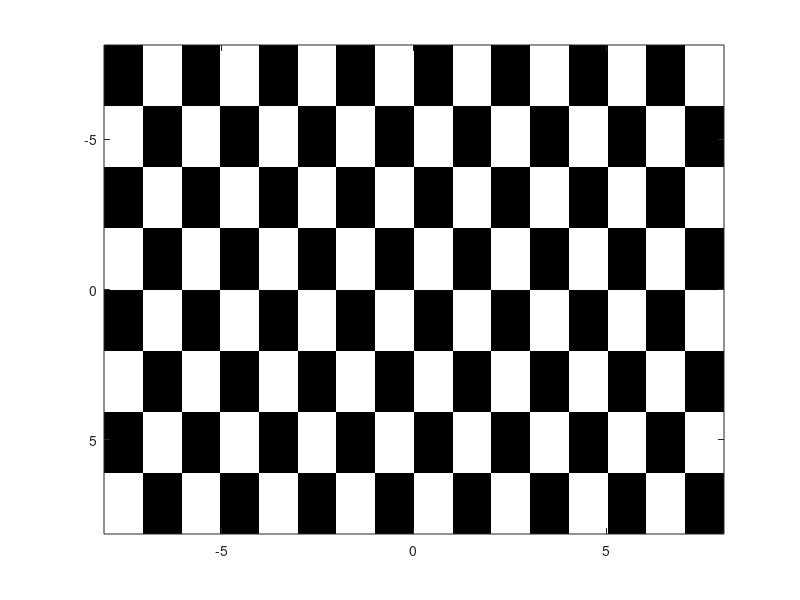
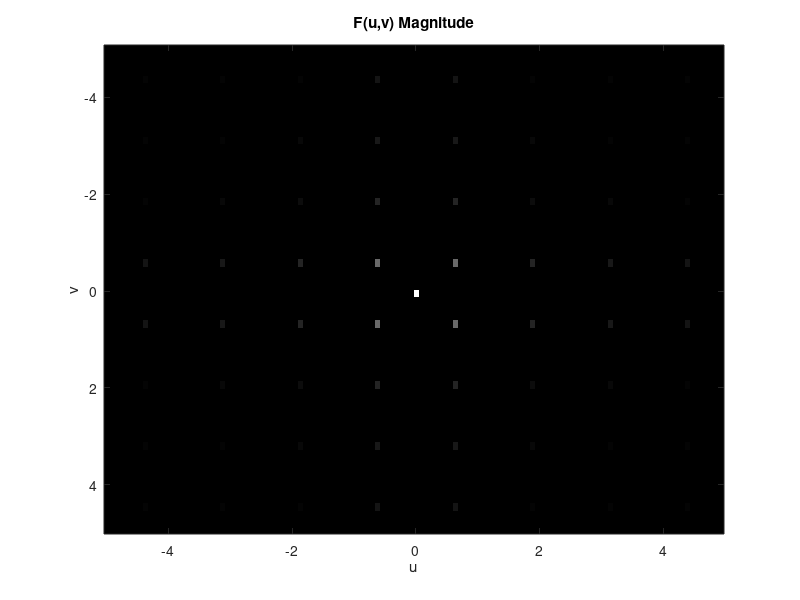

Recreate these plots in MATLAB, in order. (Note: this script raises an error after producing the figures.)
%% Exercise 5a
clear, clc, close all;
delta_x=0.1;
delta_y=0.1;
x=-8:delta_x:8;
y=-8:delta_y:8;
N=length(x);
f = (checkerboard(8, 4, 8) > 0.5);
f = double(f);
figure, imagesc(x, y, f), colormap(gray(256));
% Find u,v coordinates
a=1/(2*delta_x);
b=1/(2*delta_y);
u=[-a:2*a/N:a-2*a/N]';
v=[-b:2*b/N:b-2*b/N]';
% fft 
F = fft2(f);
figure, imagesc(u,v,fftshift(abs(F))), colormap(gray), title('F(u,v) Magnitude'), xlabel('u'), ylabel('v'), axis tight;

%% Exercise 5b
clear, clc, close all;
delta_x=0.1;
delta_y=0.1;
x=-20:delta_x:20;
y=-20:delta_y:20;
N=length(x);
s = zeros(20);
r = ones(10,20);
S = [r;s;r;s;r;s;r;s;r;s;r;s;r;s;r;s;r;s;r;s;r;s;r;s;r;s;r];
b = zeros(N,20);
w = ones(N,10);
Signal = [b w S w b w S w b w S w b w S w b w S w b w S w b w S w];
imagesc(x,y,Signal);
% Find u,v coordinates
a=1/(2*delta_x);
b=1/(2*delta_y);
u=[-a:2*a/N:a-2*a/N]';
v=[-b:2*b/N:b-2*b/N]';
% fft
F = fft2(Signal);
figure, imagesc(u,v,fftshift(abs(F))), colormap(gray), title('F(u,v) Magnitude'), xlabel('u'), ylabel('v'), axis tight;

%% Exercise 5c
clear, clc, close all;
delta_x=0.1;
delta_y=0.1;
x=-6:delta_x:6;
y=-6:delta_y:6;
N=length(x);
[X,Y]=meshgrid(x,y);
rect = rectpuls(-X+Y+0.5,1)+rectpuls(-X+Y-4+0.5,1)+rectpuls(-X+Y+4+0.5,1)+rectpuls(-X+Y-8+0.5,1)+rectpuls(-X+Y+8+0.5,1)+rectpuls(-X+Y-12+0.5,1);
figure, mesh(X,Y,rect); title('rect'), axis tight;
figure, imagesc(x,y,rect); title('rect - top view'), axis tight;
% Find u,v coordinates
a=1/(2*delta_x);
b=1/(2*delta_y);
u=[-a:2*a/N:a-2*a/N]';
v=[-b:2*b/N:b-2*b/N]';
% fft
F = fft2(rect);
figure, imagesc(u,v,fftshift(abs(F))), colormap(gray), title('F(u,v) Magnitude'), xlabel('u'), ylabel('v'), axis tight;

